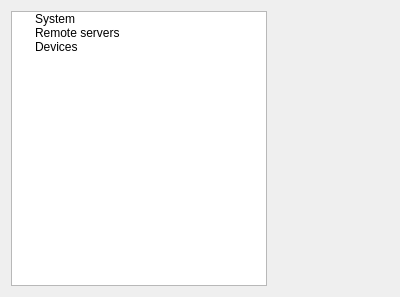
<?xml version="1.0" encoding="UTF-8"?>
<ui version="4.0">
 <class>config_editor</class>
 <widget class="QDialog" name="config_editor">
  <property name="geometry">
   <rect>
    <x>0</x>
    <y>0</y>
    <width>400</width>
    <height>297</height>
   </rect>
  </property>
  <property name="windowTitle">
   <string>Edit config...</string>
  </property>
  <property name="windowIcon">
   <iconset resource="resources.qrc">
    <normaloff>:/icons/gear--pencil</normaloff>:/icons/gear--pencil</iconset>
  </property>
  <layout class="QHBoxLayout" name="horizontalLayout">
   <item>
    <widget class="QTreeWidget" name="treeWidget">
     <property name="sizePolicy">
      <sizepolicy hsizetype="Minimum" vsizetype="Expanding">
       <horstretch>0</horstretch>
       <verstretch>0</verstretch>
      </sizepolicy>
     </property>
     <property name="autoExpandDelay">
      <number>0</number>
     </property>
     <property name="columnCount">
      <number>1</number>
     </property>
     <attribute name="headerVisible">
      <bool>false</bool>
     </attribute>
     <column>
      <property name="text">
       <string>1</string>
      </property>
     </column>
     <item>
      <property name="text">
       <string>System</string>
      </property>
     </item>
     <item>
      <property name="text">
       <string>Remote servers</string>
      </property>
     </item>
     <item>
      <property name="text">
       <string>Devices</string>
      </property>
     </item>
    </widget>
   </item>
   <item>
    <widget class="QStackedWidget" name="stackedWidget">
     <property name="sizePolicy">
      <sizepolicy hsizetype="MinimumExpanding" vsizetype="Preferred">
       <horstretch>0</horstretch>
       <verstretch>0</verstretch>
      </sizepolicy>
     </property>
     <property name="currentIndex">
      <number>0</number>
     </property>
     <widget class="QWidget" name="page"/>
     <widget class="QWidget" name="page_2"/>
    </widget>
   </item>
  </layout>
 </widget>
 <resources>
  <include location="resources.qrc"/>
 </resources>
 <connections/>
</ui>
